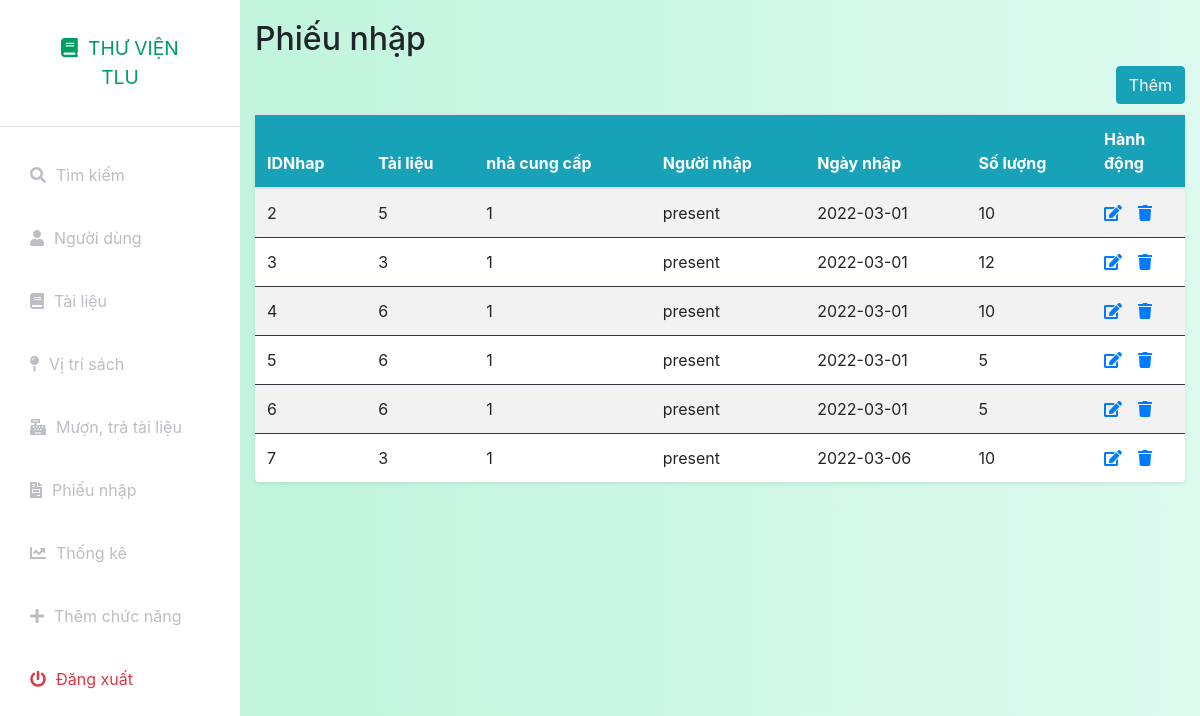
The page /index.php?controller=enter&action=index (signed in) on the database its author committed.
### tables this page shows
CREATE TABLE `phieunhap` (
  `IDNhap` int(11) NOT NULL,
  `MaTL` int(11) NOT NULL,
  `MaNCC` int(11) NOT NULL,
  `NguoiNhap` text NOT NULL,
  `NgayNhap` date NOT NULL,
  `Soluong` int(11) NOT NULL,
  `status` int(11) NOT NULL DEFAULT 1
);

### index.php (called while the page is built, shortened)
<?php
include_once('models/Auth.php');
$action = isset($_GET['action']) ? $_GET['action'] : 'index';
$object = new $classController();
$object->$action();
?>

### config.php (called while the page is built, shortened)
<?php
function getalldata($query)
{
    global $connect;
    $result=mysqli_query($connect,$query);
    if(mysqli_num_rows($result)>0)
        return mysqli_fetch_all($result,MYSQLI_ASSOC);
    else
        return false;
}
function getonedata($query)
{
    global $connect;
    $result=mysqli_query($connect,$query);
    if($result&&mysqli_num_rows($result)==1)
        return mysqli_fetch_assoc($result);
    else
        return false;
}
?>

### models/User.php (called while the page is built, shortened)
<?php
include_once('./config.php');
class User
{
    public static function show($idoruser)
    {
        $query = "select * from nguoidung where id = '$idoruser' or Username = '$idoruser'";
        $data = getonedata($query);
        return $data;
    }
}

### models/Auth.php (called while the page is built, shortened)
<?php
include_once('./config.php');
include_once('User.php');
class Auth
{
    private static $ChucDanh = null;
    public static function isAdmin()
    {
        if(self::isLogin())
        {
            if (self::$ChucDanh == 'admin')
                return true;
            else
                return false;
        }
        else
        {
            return false;
        }
    }
    public static function isLogin()
    {
        if (isset($_SESSION['token']) && isset($_SESSION['Username'])) {
            $data = User::show($_SESSION['Username']);
            if($data)
            {
                if($data['token'] == $_SESSION['token'])
                {
                    self::$ChucDanh = $data['ChucDanh'];
                    return true;
                }
            }
            else
            {
                return false;
            }
        } else
            return false;
    }
}

### models/Enter.php (called while the page is built, shortened)
<?php
include_once('./config.php');
class Enter
{
    public static function index()
    {
        $query = "select * from phieunhap  where status = '1'";
        $data = getalldata($query);
        return $data;
    }
}

### views/enter/index.php (the view)
<?php include_once('././assets/layouts/header.php'); ?>
<?php include_once('././assets/layouts/siderbar.php'); ?>
<div class="container-fluid" style="padding-top:20px">
    <h2>Phiếu nhập</h2>
    <table class="table table-striped bg-white rounded shadow-sm  table-hover">
        <div class="d-grid gap-2 d-md-flex justify-content-md-end">
            <a name="" id="" class="btn btn-info" href="index.php?controller=enter&action=add" role="button" style="margin-bottom:10px">Thêm</a>
        </div>
        <thead class="bg-info text-white">
            <tr class="border-dark">
                <th>IDNhap</th>
                <th>Tài liệu</th>
                <th>nhà cung cấp</th>
                <th>Người nhập</th>
                <th>Ngày nhập</th>
                <th>Số lượng</th>
                <th style="width: 10%;">Hành động</th>
            </tr>
        </thead>
        <tbody>
            <?php
            if (isset($data) && is_array($data)) {
                foreach ($data as $enter) {
                    if ($enter['status'] == 1) {
                        echo "<tr>";
                        echo "<td class=\"border-dark\" scope=\"row\">" . $enter['IDNhap'] . "</td>";
                        echo "<td class=\"border-dark\">" . $enter['MaTL'] . "</td>";
                        echo "<td class=\"border-dark\">" . $enter['MaNCC'] . "</td>";
                        echo "<td class=\"border-dark\">" . $enter['NguoiNhap'] . "</td>";
                        echo "<td class=\"border-dark\">" . $enter['NgayNhap'] . "</td>";
                        echo "<td class=\"border-dark\">" . $enter['Soluong'] . "</td>";
                        echo '<td class="border-dark">';
                        echo '<a href="index.php?controller=enter&action=edit&IDNhap=' . $enter['IDNhap'] . '"><i class="fas fa-edit"></i></a>';
                        echo '<a class="ml-3" onclick="return confirm(\'Bạn có muốn xóa ?\')" href="index.php?controller=enter&action=delete&IDNhap=' . $enter['IDNhap'] . '"><i class="fas fa-trash"></i></a>';
                        echo "</tr>";
                    }
                }
            }
            ?>
    </table>
</div>
<?php include_once('././assets/layouts/footer.php'); ?>

### assets/css/styles.css (style rules this page uses)
:root { --main-bg-color: #009d63; --main-text-color: #009d63; --second-text-color: #bbbec5; --second-bg-color: #c1efde; }

### rows shown on the page
phieunhap: IDNhap "2", MaTL "5", MaNCC "1", NguoiNhap "present", NgayNhap "2022-03-01", Soluong "10"
phieunhap: IDNhap "3", MaTL "3", MaNCC "1", NguoiNhap "present", NgayNhap "2022-03-01", Soluong "12"
phieunhap: IDNhap "4", MaTL "6", MaNCC "1", NguoiNhap "present", NgayNhap "2022-03-01", Soluong "10"
phieunhap: IDNhap "5", MaTL "6", MaNCC "1", NguoiNhap "present", NgayNhap "2022-03-01", Soluong "5"
phieunhap: IDNhap "6", MaTL "6", MaNCC "1", NguoiNhap "present", NgayNhap "2022-03-01", Soluong "5"
phieunhap: IDNhap "7", MaTL "3", MaNCC "1", NguoiNhap "present", NgayNhap "2022-03-06", Soluong "10"
